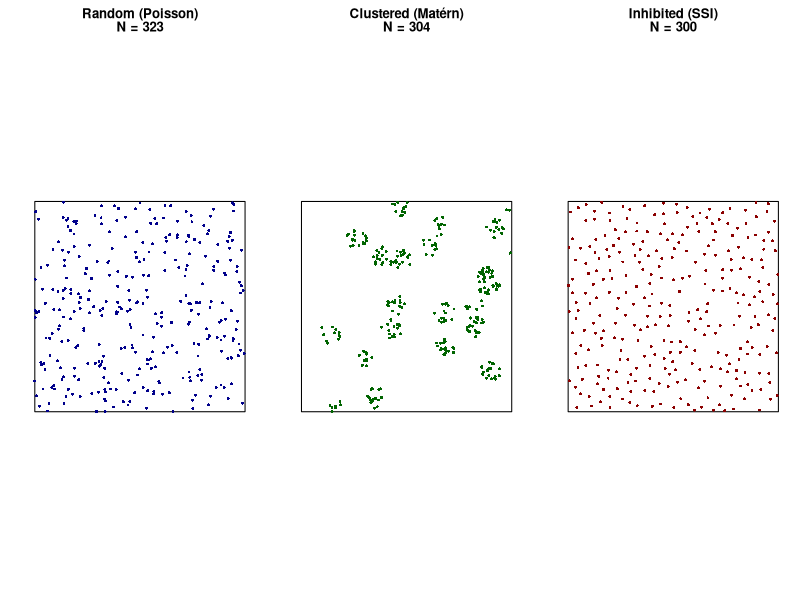
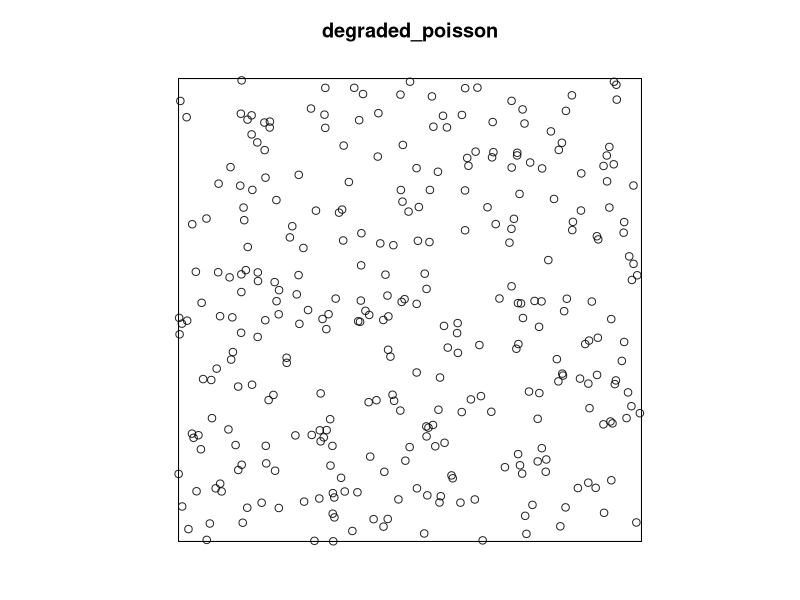

Generate these figures, in order, with R:
library(spatstat)

# 1. Define observation window (10x10 = Area 100)
win <- square(10)

set.seed(42)

# 2. Random (Homogeneous Poisson Process)
# Expected points = lambda * Area = 3.0 * 100 = 300
pts_random <- rpoispp(lambda = 3.0, win = win)

# 3. Matérn Cluster Process
# Expected points = kappa * Area * mu = 0.2 * 100 * 15 = 300
pts_matern <- rMatClust(
  kappa = 0.17,   # Parent intensity (~17 parent clusters)
  scale = 0.5,   # Cluster radius
  mu = 15,       # Mean offspring per parent
  win = win
)

# 4. Simple Sequential Inhibition (SSI) Process
# Set r = 0.35 to allow 300 points to pack into a 10x10 space
pts_ssi <- rSSI(
  r = 0.35,      # Inhibition radius
  n = 300,       # Exact target point count
  win = win,
  giveup = 300  # Max iterations to attempt placement
)

# 5. Visual Comparison
par(mfrow = c(1, 3), mar = c(2, 2, 3, 1))

plot(pts_random, main = paste("Random (Poisson)\nN =", pts_random$n), cols = "darkblue",  pch = 16, cex = 0.6)
plot(pts_matern, main = paste("Clustered (Matérn)\nN =", pts_matern$n), cols = "darkgreen", pch = 16, cex = 0.6)
plot(pts_ssi,    main = paste("Inhibited (SSI)\nN =", pts_ssi$n),    cols = "darkred",   pch = 16, cex = 0.6)

# Reset graphics layout
par(mfrow = c(1, 1))

degraded_poisson <- rthin(pts_random, 0.99)
plot(degraded_poisson)

library(spatstat)

# 1. Structural Degradation (Cell Loss) using native rthin()
# P is the retention probability (1 - degradation rate)
degrade_pattern <- function(X, prop_remove) {
  if (prop_remove <= 0) return(X)
  rthin(X, P = 1 - prop_remove)[cite: 3, 16]
}

# 2. Positional Noise using native rjitter()
add_positional_noise <- function(X, sd_noise) {
  if (sd_noise <= 0) return(X)
  # rjitter applies random displacements to point coordinates
  rjitter(X, radius = sd_noise, distribution = "gaussian", retry = FALSE)[cite: 5, 16]
}

# 3. False Positives & Negatives using rthin() and superimpose()
add_fp_fn_noise <- function(X, fp_rate, fn_rate) {
  # Apply False Negatives (random removal via rthin)
  X_fn <- if (fn_rate > 0) rthin(X, P = 1 - fn_rate) else X[cite: 6, 16]
  
  # Apply False Positives (adding random points sampled from CSR)
  n_fp <- round(X$n * fp_rate)[cite: 6]
  if (n_fp > 0) {
    X_fp <- runifpoint(n = n_fp, win = Window(X))[cite: 6]
    return(superimpose(X_fn, X_fp))[cite: 6]
  }
  return(X_fn)
}
